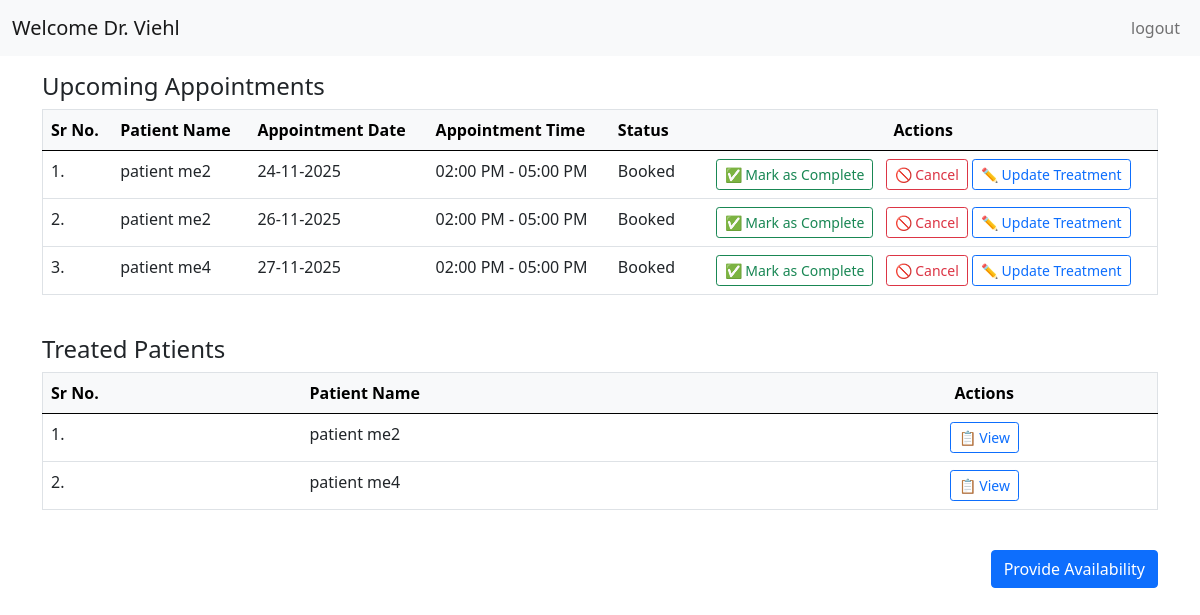
/doctor_dashboard (signed in), run on an earlier commit of the app's database.
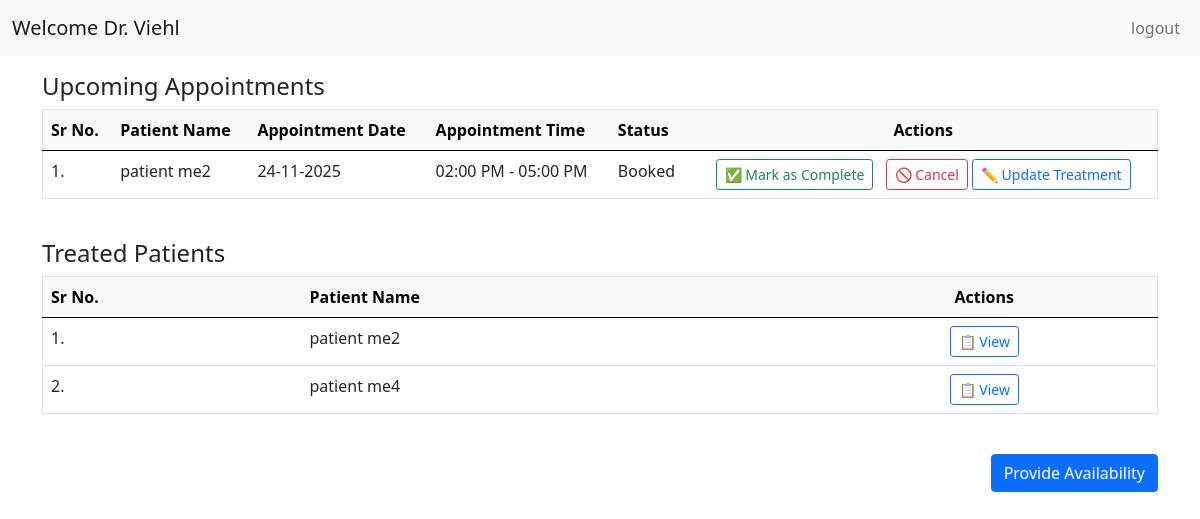
And on a later commit of the database.
### application/models.py (models this page shows, shortened)
class Appointment(db.Model):
    __tablename__ = 'appointments'
    id = db.Column(db.Integer, primary_key=True, autoincrement=True)
    patient_id = db.Column(db.Integer, db.ForeignKey('patients.id', ondelete='CASCADE'), nullable=False, index=True)
    doctor_id = db.Column(db.Integer, db.ForeignKey('doctors.id', ondelete='CASCADE'), nullable=False, index=True)
    date = db.Column(db.String(20), nullable=False, index=True)
    time = db.Column(db.String(20), nullable=False)
    status = db.Column(db.String(20), nullable=False, default='Booked')
    patient = db.relationship('Patient', backref=db.backref('appointments', lazy='dynamic', cascade='all, delete-orphan'))
    doctor = db.relationship('Doctor', backref=db.backref('appointments', lazy='dynamic', cascade='all, delete-orphan'))
    __table_args__ = (
        db.UniqueConstraint('doctor_id', 'date', 'time', name='unique_doctor_appointment'),
        db.CheckConstraint("status IN ('Booked', 'Completed', 'Cancelled')", name='valid_status')
    )

class Patient(db.Model):
    __tablename__ = 'patients'
    id = db.Column(db.Integer, primary_key=True, autoincrement=True)
    username = db.Column(db.String(80), unique=True, nullable=False, index=True)
    email = db.Column(db.String(120), unique=True, nullable=False, index=True)
    password = db.Column(db.String(255), nullable=False)
    first_name = db.Column(db.String(50), nullable=False)
    last_name = db.Column(db.String(50), nullable=False)
    phone = db.Column(db.String(15))
    age = db.Column(db.Integer, db.CheckConstraint('age > 0 AND age <= 150'))
    gender = db.Column(db.String(10), db.CheckConstraint("gender IN ('male', 'female')"))
    blacklisted = db.Column(db.Boolean, default=False)
    @property
    def name(self):
        return f"{self.first_name} {self.last_name}"

### application/doctor_functionalities.py (the view)
@hospital_app.route('/doctor_dashboard')
def doctor_dashboard_fn():
    if session.get('role') != 'doctor':
        flash(message='Please log in as doctor to access this page', category='warning')
        return redirect(url_for('hospital_home_and_login'))
    if request.method == 'GET':
      doctor = Doctor.query.filter_by(username=session['username']).first()
    list_of_all_appointments = Appointment.query.filter_by(doctor_id=doctor.id).all()
    from datetime import datetime, timedelta
    today = datetime.today().date()
    next_7_days = today + timedelta(days=7)
    future_booked_appointments = [appt for appt in list_of_all_appointments
                            if today <= datetime.strptime(appt.date, '%d-%m-%Y').date() <= next_7_days
                            and appt.status == 'Booked']
    patient_ids = {appt.patient_id for appt in list_of_all_appointments}
    list_of_patients = Patient.query.filter(Patient.id.in_(patient_ids)).all()
    return render_template('dashboard_doctor.html', doc=doctor,
                          treated_patients=list_of_patients,
                          upcoming_appointments=future_booked_appointments)

### templates/dashboard_doctor.html (shortened to what this page needs)
<!DOCTYPE html>
<html lang="en">
<head>
  <link rel="stylesheet" href="/static/style.css">
  <link href="https://cdn.jsdelivr.net/npm/bootstrap@5.0.2/dist/css/bootstrap.min.css" rel="stylesheet">
</head>
<body>
  <div id="main">
    <div id="canvas">
      <nav class="navbar navbar-expand-lg navbar-light bg-light">
        <div class="container-fluid">
          <a class="navbar-brand" href="#">Welcome Dr. {{ doc.last_name }}</a>
          <div class="collapse navbar-collapse" id="navbarSupportedContent">
            <ul class="navbar-nav ms-auto mb-2 mb-lg-0">
              <li class="nav-item">
                <a class="nav-link" href="/login">logout</a>
              </li>
            </ul>
          </div>
        </div>
      </nav>
      <div id="content" class="container py-3">
        <h4>Upcoming Appointments</h4>
        {% if upcoming_appointments %}
        <div class="table-responsive mb-4">
          <table class="table border">
            <thead class="table-light">
              <tr>
                <th scope="col">Sr No.</th>
                <th scope="col">Patient Name</th>
                <th scope="col">Appointment Date</th>
                <th scope="col">Appointment Time</th>
                <th scope="col">Status</th>
                <th scope="col" class="text-center">Actions</th>
              </tr>
            </thead>
            <tbody>
              {% for appointment in upcoming_appointments %}
              <tr>
                <td>{{ loop.index }}.</td>
                <td>{{ appointment.patient.name }}</td>
                <td>{{ appointment.date }}</td>
                <td>{{ appointment.time }}</td>
                <td>{{ appointment.status }}</td>
                <td class="text-center">
                  <a href="/mark-complete/{{ appointment.id }}" class="btn btn-outline-success btn-sm me-2">✅ Mark as Complete</a>
                  <a href="/cancel-appointment/{{ appointment.id }}" class="btn btn-outline-danger btn-sm">🚫 Cancel</a>
                  <a href="/update-patient-treatment-details/{{  appointment.id }}/{{ appointment.patient_id }}" class="btn btn-outline-primary btn-sm">✏️ Update Treatment</a>
                </td>
              </tr>
              {% endfor %}
            </tbody>
          </table>
        </div>
        {% else %}
        <p>No upcoming appointments.</p>
        {% endif %}
        <h4>Treated Patients</h4>
        {% if treated_patients %}
        <div class="table-responsive mb-4">
          <table class="table border">
            <thead class="table-light">
              <tr>
                <th scope="col">Sr No.</th>
                <th scope="col">Patient Name</th>
                <th scope="col" class="text-center">Actions</th>
              </tr>
            </thead>
            <tbody>
              {% for patient in treated_patients %}
              <tr>
                <td>{{ loop.index }}.</td>
                <td>{{ patient.name }}</td>
                <td class="align-middle text-center">
                  <a href="/view-patient-treatment-history/{{ patient.id }}" class="btn btn-outline-primary btn-sm">📋 View</a>
                </td>
              </tr>
              {% endfor %}
            </tbody>
          </table>
        </div>
        {% else %}
        <p>No assigned patients.</p>
        {% endif %}
        <div class="text-end">
          <a href="/provide-availability" class="btn btn-primary">Provide Availability</a>
        </div>
      </div>
    </div>
  </div>
</body>
</html>

What changed in the data, as far as the page shows it:
no longer on this page (row edited): Appointment: patient.name "patient me2", date "26-11-2025", time "02:00 PM - 05:00 PM", status "Booked"
no longer on this page (row edited): Appointment: patient.name "patient me4", date "27-11-2025", time "02:00 PM - 05:00 PM", status "Booked"
